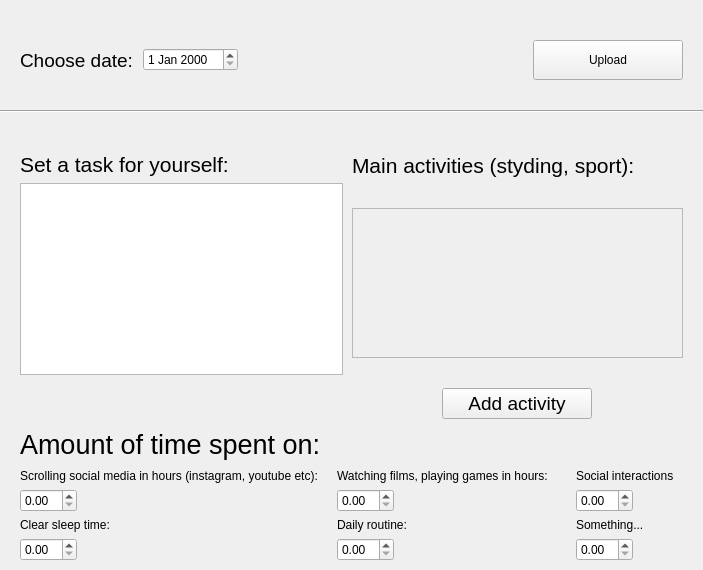
         <widget class="QWidget" name="publicationMenu">
          <layout class="QHBoxLayout" name="horizontalLayout_11">
           <property name="spacing">
            <number>0</number>
           </property>
           <property name="leftMargin">
            <number>0</number>
           </property>
           <property name="topMargin">
            <number>0</number>
           </property>
           <property name="rightMargin">
            <number>0</number>
           </property>
           <property name="bottomMargin">
            <number>0</number>
           </property>
           <item alignment="Qt::AlignTop">
            <widget class="QWidget" name="publicationSubContainer" native="true">
             <layout class="QVBoxLayout" name="verticalLayout_5">
              <property name="spacing">
               <number>30</number>
              </property>
              <property name="leftMargin">
               <number>0</number>
              </property>
              <property name="topMargin">
               <number>40</number>
              </property>
              <property name="rightMargin">
               <number>0</number>
              </property>
              <property name="bottomMargin">
               <number>0</number>
              </property>
              <item>
               <widget class="QWidget" name="publicationTopWidget" native="true">
                <layout class="QHBoxLayout" name="horizontalLayout_12">
                 <property name="spacing">
                  <number>0</number>
                 </property>
                 <property name="leftMargin">
                  <number>20</number>
                 </property>
                 <property name="topMargin">
                  <number>0</number>
                 </property>
                 <property name="rightMargin">
                  <number>20</number>
                 </property>
                 <property name="bottomMargin">
                  <number>0</number>
                 </property>
                 <item>
                  <widget class="QWidget" name="chooseDateWidget" native="true">
                   <layout class="QHBoxLayout" name="horizontalLayout_13">
                    <property name="spacing">
                     <number>0</number>
                    </property>
                    <property name="leftMargin">
                     <number>0</number>
                    </property>
                    <property name="topMargin">
                     <number>0</number>
                    </property>
                    <property name="rightMargin">
                     <number>0</number>
                    </property>
                    <property name="bottomMargin">
                     <number>0</number>
                    </property>
                    <item>
                     <widget class="QLabel" name="chooseDateLabel">
                      <property name="font">
                       <font>
                        <pointsize>14</pointsize>
                       </font>
                      </property>
                      <property name="text">
                       <string>Choose date:</string>
                      </property>
                     </widget>
                    </item>
                    <item>
                     <spacer name="horizontalSpacer_2">
                      <property name="orientation">
                       <enum>Qt::Horizontal</enum>
                      </property>
                      <property name="sizeType">
                       <enum>QSizePolicy::Fixed</enum>
                      </property>
                      <property name="sizeHint" stdset="0">
                       <size>
                        <width>10</width>
                        <height>20</height>
                       </size>
                      </property>
                     </spacer>
                    </item>
                    <item>
                     <widget class="QDateEdit" name="chooseDateDate"/>
                    </item>
                    <item>
                     <spacer name="horizontalSpacer">
                      <property name="orientation">
                       <enum>Qt::Horizontal</enum>
                      </property>
                      <property name="sizeHint" stdset="0">
                       <size>
                        <width>40</width>
                        <height>20</height>
                       </size>
                      </property>
                     </spacer>
                    </item>
                   </layout>
                  </widget>
                 </item>
                 <item>
                  <widget class="QPushButton" name="uploadBtn">
                   <property name="minimumSize">
                    <size>
                     <width>150</width>
                     <height>40</height>
                    </size>
                   </property>
                   <property name="font">
                    <font>
                     <family>Arial</family>
                    </font>
                   </property>
                   <property name="text">
                    <string>Upload</string>
                   </property>
                   <property name="icon">
                    <iconset resource="main_resources.qrc">
                     <normaloff>:/icons/icons/sumbit.png</normaloff>:/icons/icons/sumbit.png</iconset>
                   </property>
                  </widget>
                 </item>
                </layout>
               </widget>
              </item>
              <item>
               <widget class="Line" name="publicationLine">
                <property name="orientation">
                 <enum>Qt::Horizontal</enum>
                </property>
               </widget>
              </item>
              <item>
               <widget class="QWidget" name="publicationBottomWidget" native="true">
                <layout class="QVBoxLayout" name="verticalLayout_8">
                 <property name="spacing">
                  <number>10</number>
                 </property>
                 <property name="leftMargin">
                  <number>20</number>
                 </property>
                 <property name="topMargin">
                  <number>0</number>
                 </property>
                 <property name="rightMargin">
                  <number>20</number>
                 </property>
                 <property name="bottomMargin">
                  <number>0</number>
                 </property>
                 <item alignment="Qt::AlignTop">
                  <widget class="QWidget" name="textActivitiesSubContainer" native="true">
                   <layout class="QHBoxLayout" name="horizontalLayout_14">
                    <property name="spacing">
                     <number>0</number>
                    </property>
                    <property name="leftMargin">
                     <number>0</number>
                    </property>
                    <property name="topMargin">
                     <number>0</number>
                    </property>
                    <property name="rightMargin">
                     <number>0</number>
                    </property>
                    <property name="bottomMargin">
                     <number>0</number>
                    </property>
                    <item alignment="Qt::AlignTop">
                     <widget class="QWidget" name="taskAchSubContainer" native="true">
                      <layout class="QVBoxLayout" name="verticalLayout_31">
                       <property name="leftMargin">
                        <number>0</number>
                       </property>
                       <item>
                        <widget class="QLabel" name="setTaskLabel">
                         <property name="font">
                          <font>
                           <pointsize>16</pointsize>
                          </font>
                         </property>
                         <property name="text">
                          <string>Set a task for yourself:</string>
                         </property>
                        </widget>
                       </item>
                       <item>
                        <widget class="QTextEdit" name="setTaskTextEdit">
                         <property name="maximumSize">
                          <size>
                           <width>350</width>
                           <height>220</height>
                          </size>
                         </property>
                        </widget>
                       </item>
                      </layout>
                     </widget>
                    </item>
                    <item alignment="Qt::AlignTop">
                     <widget class="QWidget" name="mainActivitiesContainer" native="true">
                      <layout class="QVBoxLayout" name="verticalLayout_32">
                       <property name="spacing">
                        <number>30</number>
                       </property>
                       <property name="leftMargin">
                        <number>0</number>
                       </property>
                       <property name="topMargin">
                        <number>10</number>
                       </property>
                       <property name="rightMargin">
                        <number>0</number>
                       </property>
                       <property name="bottomMargin">
                        <number>0</number>
                       </property>
                       <item>
                        <widget class="QLabel" name="mainActivitiesLabel">
                         <property name="font">
                          <font>
                           <pointsize>16</pointsize>
                          </font>
                         </property>
                         <property name="text">
                          <string>Main activities (styding, sport):</string>
                         </property>
                        </widget>
                       </item>
                       <item>
                        <widget class="QScrollArea" name="scrollArea">
                         <property name="minimumSize">
                          <size>
                           <width>200</width>
                           <height>150</height>
                          </size>
                         </property>
                         <property name="widgetResizable">
                          <bool>true</bool>
                         </property>
                         <widget class="QWidget" name="scrollAreaWidgetContents">
                          <property name="geometry">
                           <rect>
                            <x>0</x>
                            <y>0</y>
                            <width>198</width>
                            <height>148</height>
                           </rect>
                          </property>
                         </widget>
                        </widget>
                       </item>
                       <item alignment="Qt::AlignHCenter">
                        <widget class="QPushButton" name="addActivityBtn">
                         <property name="sizePolicy">
                          <sizepolicy hsizetype="Fixed" vsizetype="Fixed">
                           <horstretch>0</horstretch>
                           <verstretch>0</verstretch>
                          </sizepolicy>
                         </property>
                         <property name="minimumSize">
                          <size>
                           <width>150</width>
                           <height>0</height>
                          </size>
                         </property>
                         <property name="font">
                          <font>
                           <pointsize>14</pointsize>
                          </font>
                         </property>
                         <property name="text">
                          <string>Add activity</string>
                         </property>
                        </widget>
                       </item>
                      </layout>
                     </widget>
                    </item>
                   </layout>
                  </widget>
                 </item>
                 <item>
                  <widget class="QWidget" name="amountOfTimeSubContainer" native="true">
                   <layout class="QVBoxLayout" name="verticalLayout_30">
                    <property name="spacing">
                     <number>0</number>
                    </property>
                    <property name="leftMargin">
                     <number>0</number>
                    </property>
                    <property name="topMargin">
                     <number>0</number>
                    </property>
                    <property name="rightMargin">
                     <number>0</number>
                    </property>
                    <property name="bottomMargin">
                     <number>0</number>
                    </property>
                    <item>
                     <widget class="QLabel" name="amountOfTimeLabel">
                      <property name="font">
                       <font>
                        <pointsize>20</pointsize>
                       </font>
                      </property>
                      <property name="text">
                       <string>Amount of time spent on:</string>
                      </property>
                     </widget>
                    </item>
                    <item>
                     <widget class="QWidget" name="amountOfTimeWIdget" native="true">
                      <layout class="QHBoxLayout" name="horizontalLayout_15">
                       <property name="spacing">
                        <number>10</number>
                       </property>
                       <property name="leftMargin">
                        <number>0</number>
                       </property>
                       <property name="topMargin">
                        <number>0</number>
                       </property>
                       <property name="rightMargin">
                        <number>0</number>
                       </property>
                       <property name="bottomMargin">
                        <number>0</number>
                       </property>
                       <item>
                        <widget class="QWidget" name="leftAmountOfTimeSubContainer" native="true">
                         <layout class="QVBoxLayout" name="verticalLayout_33">
                          <property name="leftMargin">
                           <number>0</number>
                          </property>
                          <item>
                           <widget class="QLabel" name="scrolingMediaLabel">
                            <property name="text">
                             <string>Scrolling social media in hours (instagram, youtube etc):</string>
                            </property>
                           </widget>
                          </item>
                          <item alignment="Qt::AlignLeft">
                           <widget class="QDoubleSpinBox" name="scrollingMediaSpin"/>
                          </item>
                          <item>
                           <widget class="QLabel" name="sleepTimeLabel">
                            <property name="text">
                             <string>Clear sleep time:</string>
                            </property>
                           </widget>
                          </item>
                          <item alignment="Qt::AlignLeft">
                           <widget class="QDoubleSpinBox" name="sleepTimeSpin"/>
                          </item>
                         </layout>
                        </widget>
                       </item>
                       <item alignment="Qt::AlignLeft">
                        <widget class="QWidget" name="centerAmountOfTimeSubContainer" native="true">
                         <layout class="QVBoxLayout" name="verticalLayout_34">
                          <property name="leftMargin">
                           <number>0</number>
                          </property>
                          <item>
                           <widget class="QLabel" name="watchingLabel">
                            <property name="text">
                             <string>Watching films, playing games in hours:</string>
                            </property>
                           </widget>
                          </item>
                          <item alignment="Qt::AlignLeft">
                           <widget class="QDoubleSpinBox" name="watchingSpin"/>
                          </item>
                          <item>
                           <widget class="QLabel" name="routineLabel">
                            <property name="text">
                             <string>Daily routine:</string>
                            </property>
                           </widget>
                          </item>
                          <item alignment="Qt::AlignLeft">
                           <widget class="QDoubleSpinBox" name="routineSpin"/>
                          </item>
                         </layout>
                        </widget>
                       </item>
                       <item>
                        <widget class="QWidget" name="rightAmountOfTimeSubContainer" native="true">
                         <layout class="QVBoxLayout" name="verticalLayout_6">
                          <item>
                           <widget class="QLabel" name="label_4">
                            <property name="text">
                             <string>Social interactions</string>
                            </property>
                           </widget>
                          </item>
                          <item alignment="Qt::AlignLeft">
                           <widget class="QDoubleSpinBox" name="doubleSpinBox"/>
                          </item>
                          <item>
                           <widget class="QLabel" name="label_5">
                            <property name="text">
                             <string>Something...</string>
                            </property>
                           </widget>
                          </item>
                          <item alignment="Qt::AlignLeft">
                           <widget class="QDoubleSpinBox" name="doubleSpinBox_2"/>
                          </item>
                         </layout>
                        </widget>
                       </item>
                      </layout>
                     </widget>
                    </item>
                   </layout>
                  </widget>
                 </item>
                </layout>
               </widget>
              </item>
             </layout>
            </widget>
           </item>
          </layout>
         </widget>
